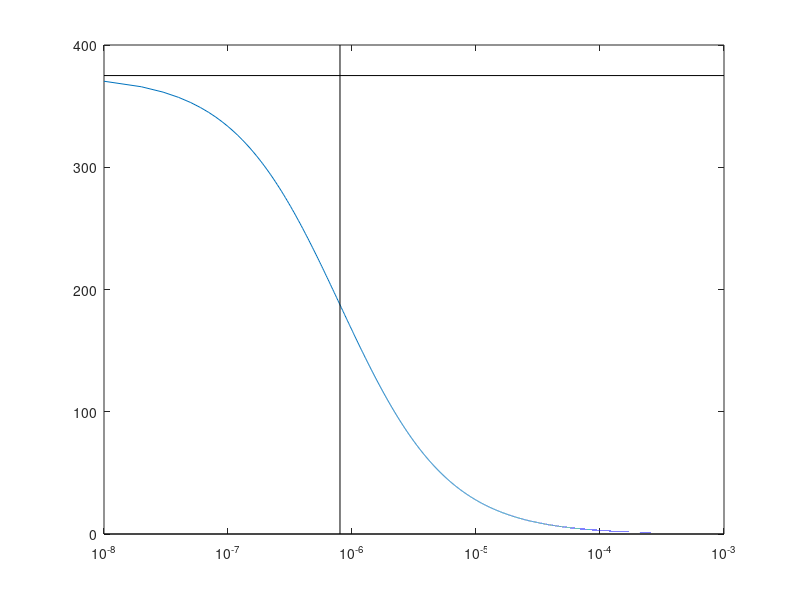

This figure's MATLAB source:

hpath = '/Users/LandauLand/Documents/Research/SabatiniLab/modeling/bufferCapacity';

%{
To check the sensitivity on a Kb estimate to Kd and resting calcium
relative to concentration of indicator
%}

getKB = @(B,kd,ca) B./(kd + ca);


KD = 800e-9; % Kd of Fluo-5f in solution
B = 300e-6; % Concentration of Fluo-5f at equilibrium


ca = 10e-9:10e-9:500e-6;
kb = getKB(B,KD,ca);

plot(ca,kb);
set(gca,'xscale','log')

maxKB = getKB(B,KD,0);
minKB = getKB(B,KD,500e-3);
line(xlim,[maxKB maxKB],'color','k');
line(xlim,[minKB minKB],'color','k');
line([KD KD],ylim,'color','k')


























